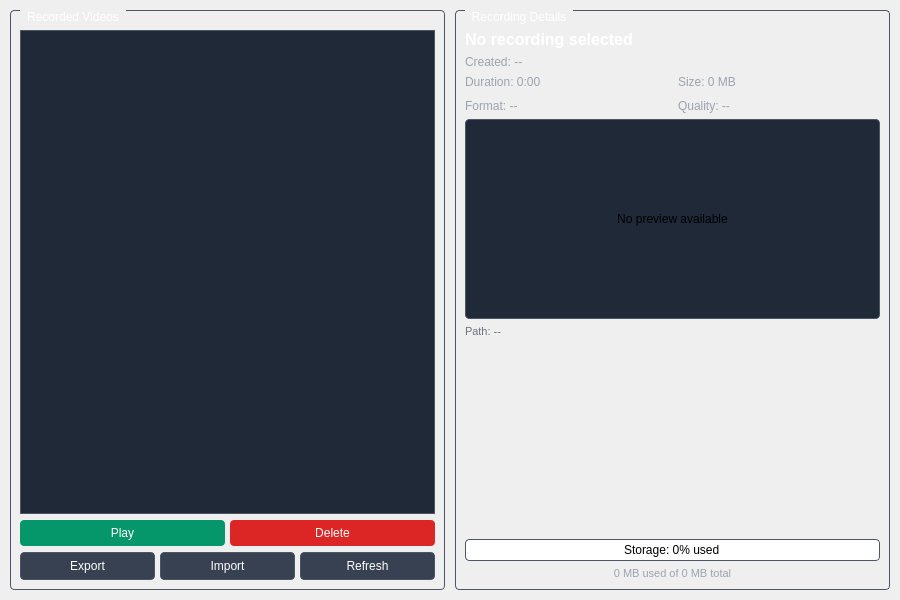
<?xml version="1.0" encoding="UTF-8"?>
<ui version="4.0">
 <class>RecordedVideosWidget</class>
 <widget class="QWidget" name="RecordedVideosWidget">
  <property name="geometry">
   <rect>
    <x>0</x>
    <y>0</y>
    <width>900</width>
    <height>600</height>
   </rect>
  </property>
  <property name="windowTitle">
   <string>Recorded Videos</string>
  </property>
  <layout class="QVBoxLayout" name="mainLayout">
   <property name="spacing">
    <number>10</number>
   </property>
   <property name="leftMargin">
    <number>10</number>
   </property>
   <property name="topMargin">
    <number>10</number>
   </property>
   <property name="rightMargin">
    <number>10</number>
   </property>
   <property name="bottomMargin">
    <number>10</number>
   </property>
   <item>
    <layout class="QHBoxLayout" name="contentLayout">
     <property name="spacing">
      <number>10</number>
     </property>
     <item>
      <widget class="QGroupBox" name="recordingListGroup">
       <property name="minimumSize">
        <size>
         <width>300</width>
         <height>0</height>
        </size>
       </property>
       <property name="styleSheet">
        <string notr="true">QGroupBox { color: white; border: 1px solid #4b5563; border-radius: 4px; margin-top: 1ex; padding-top: 10px; } 
QGroupBox::title { subcontrol-origin: margin; left: 10px; padding: 0 5px 0 5px; }</string>
       </property>
       <property name="title">
        <string>Recorded Videos</string>
       </property>
       <layout class="QVBoxLayout" name="recordingListLayout">
        <item>
         <widget class="QListWidget" name="recordingList">
          <property name="styleSheet">
           <string notr="true">QListWidget { background-color: #1f2937; color: white; border: 1px solid #4b5563; } 
QListWidget::item { padding: 8px; border-bottom: 1px solid #374151; } 
QListWidget::item:hover { background-color: #374151; } 
QListWidget::item:selected { background-color: #3b82f6; }</string>
          </property>
         </widget>
        </item>
        <item>
         <layout class="QHBoxLayout" name="recordingButtonsLayout">
          <property name="spacing">
           <number>5</number>
          </property>
          <item>
           <widget class="QPushButton" name="playButton">
            <property name="styleSheet">
             <string notr="true">QPushButton { background-color: #059669; color: white; border: none; padding: 6px 12px; border-radius: 4px; } 
QPushButton:hover { background-color: #047857; } 
QPushButton:disabled { background-color: #374151; }</string>
            </property>
            <property name="text">
             <string>Play</string>
            </property>
           </widget>
          </item>
          <item>
           <widget class="QPushButton" name="deleteButton">
            <property name="styleSheet">
             <string notr="true">QPushButton { background-color: #dc2626; color: white; border: none; padding: 6px 12px; border-radius: 4px; } 
QPushButton:hover { background-color: #b91c1c; } 
QPushButton:disabled { background-color: #374151; }</string>
            </property>
            <property name="text">
             <string>Delete</string>
            </property>
           </widget>
          </item>
         </layout>
        </item>
        <item>
         <layout class="QHBoxLayout" name="recordingActionsLayout">
          <property name="spacing">
           <number>5</number>
          </property>
          <item>
           <widget class="QPushButton" name="exportButton">
            <property name="styleSheet">
             <string notr="true">QPushButton { background-color: #374151; color: white; border: 1px solid #4b5563; padding: 6px 12px; border-radius: 4px; } 
QPushButton:hover { background-color: #4b5563; } 
QPushButton:disabled { background-color: #1f2937; }</string>
            </property>
            <property name="text">
             <string>Export</string>
            </property>
           </widget>
          </item>
          <item>
           <widget class="QPushButton" name="importButton">
            <property name="styleSheet">
             <string notr="true">QPushButton { background-color: #374151; color: white; border: 1px solid #4b5563; padding: 6px 12px; border-radius: 4px; } 
QPushButton:hover { background-color: #4b5563; } 
QPushButton:disabled { background-color: #1f2937; }</string>
            </property>
            <property name="text">
             <string>Import</string>
            </property>
           </widget>
          </item>
          <item>
           <widget class="QPushButton" name="refreshButton">
            <property name="styleSheet">
             <string notr="true">QPushButton { background-color: #374151; color: white; border: 1px solid #4b5563; padding: 6px 12px; border-radius: 4px; } 
QPushButton:hover { background-color: #4b5563; } 
QPushButton:disabled { background-color: #1f2937; }</string>
            </property>
            <property name="text">
             <string>Refresh</string>
            </property>
           </widget>
          </item>
         </layout>
        </item>
       </layout>
      </widget>
     </item>
     <item>
      <widget class="QGroupBox" name="recordingDetailsGroup">
       <property name="styleSheet">
        <string notr="true">QGroupBox { color: white; border: 1px solid #4b5563; border-radius: 4px; margin-top: 1ex; padding-top: 10px; } 
QGroupBox::title { subcontrol-origin: margin; left: 10px; padding: 0 5px 0 5px; }</string>
       </property>
       <property name="title">
        <string>Recording Details</string>
       </property>
       <layout class="QVBoxLayout" name="recordingDetailsLayout">
        <item>
         <widget class="QLabel" name="recordingNameLabel">
          <property name="styleSheet">
           <string notr="true">QLabel { color: white; font-size: 16px; font-weight: bold; }</string>
          </property>
          <property name="text">
           <string>No recording selected</string>
          </property>
          <property name="wordWrap">
           <bool>true</bool>
          </property>
         </widget>
        </item>
        <item>
         <widget class="QLabel" name="recordingDateLabel">
          <property name="styleSheet">
           <string notr="true">QLabel { color: #9ca3af; font-size: 12px; }</string>
          </property>
          <property name="text">
           <string>Created: --</string>
          </property>
         </widget>
        </item>
        <item>
         <layout class="QGridLayout" name="recordingInfoGrid">
          <property name="spacing">
           <number>10</number>
          </property>
          <item row="0" column="0">
           <widget class="QLabel" name="recordingDurationLabel">
            <property name="styleSheet">
             <string notr="true">QLabel { color: #9ca3af; }</string>
            </property>
            <property name="text">
             <string>Duration: 0:00</string>
            </property>
           </widget>
          </item>
          <item row="0" column="1">
           <widget class="QLabel" name="recordingFileSizeLabel">
            <property name="styleSheet">
             <string notr="true">QLabel { color: #9ca3af; }</string>
            </property>
            <property name="text">
             <string>Size: 0 MB</string>
            </property>
           </widget>
          </item>
          <item row="1" column="0">
           <widget class="QLabel" name="recordingFormatLabel">
            <property name="styleSheet">
             <string notr="true">QLabel { color: #9ca3af; }</string>
            </property>
            <property name="text">
             <string>Format: --</string>
            </property>
           </widget>
          </item>
          <item row="1" column="1">
           <widget class="QLabel" name="recordingQualityLabel">
            <property name="styleSheet">
             <string notr="true">QLabel { color: #9ca3af; }</string>
            </property>
            <property name="text">
             <string>Quality: --</string>
            </property>
           </widget>
          </item>
         </layout>
        </item>
        <item>
         <widget class="QLabel" name="thumbnailLabel">
          <property name="minimumSize">
           <size>
            <width>0</width>
            <height>200</height>
           </size>
          </property>
          <property name="maximumSize">
           <size>
            <width>16777215</width>
            <height>300</height>
           </size>
          </property>
          <property name="styleSheet">
           <string notr="true">QLabel { background-color: #1f2937; border: 1px solid #4b5563; border-radius: 4px; }</string>
          </property>
          <property name="text">
           <string>No preview available</string>
          </property>
          <property name="alignment">
           <set>Qt::AlignCenter</set>
          </property>
         </widget>
        </item>
        <item>
         <widget class="QLabel" name="recordingPathLabel">
          <property name="styleSheet">
           <string notr="true">QLabel { color: #6b7280; font-size: 11px; }</string>
          </property>
          <property name="text">
           <string>Path: --</string>
          </property>
          <property name="wordWrap">
           <bool>true</bool>
          </property>
         </widget>
        </item>
        <item>
         <spacer name="verticalSpacer">
          <property name="orientation">
           <enum>Qt::Vertical</enum>
          </property>
          <property name="sizeHint" stdset="0">
           <size>
            <width>20</width>
            <height>40</height>
           </size>
          </property>
         </spacer>
        </item>
        <item>
         <widget class="QProgressBar" name="storageProgressBar">
          <property name="styleSheet">
           <string notr="true">QProgressBar { border: 1px solid #4b5563; border-radius: 4px; text-align: center; height: 20px; } 
QProgressBar::chunk { background-color: #3b82f6; border-radius: 3px; }</string>
          </property>
          <property name="value">
           <number>0</number>
          </property>
          <property name="format">
           <string>Storage: %p% used</string>
          </property>
         </widget>
        </item>
        <item>
         <widget class="QLabel" name="storageLabel">
          <property name="styleSheet">
           <string notr="true">QLabel { color: #9ca3af; font-size: 11px; }</string>
          </property>
          <property name="text">
           <string>0 MB used of 0 MB total</string>
          </property>
          <property name="alignment">
           <set>Qt::AlignCenter</set>
          </property>
         </widget>
        </item>
       </layout>
      </widget>
     </item>
    </layout>
   </item>
  </layout>
 </widget>
 <resources/>
 <connections/>
</ui>
